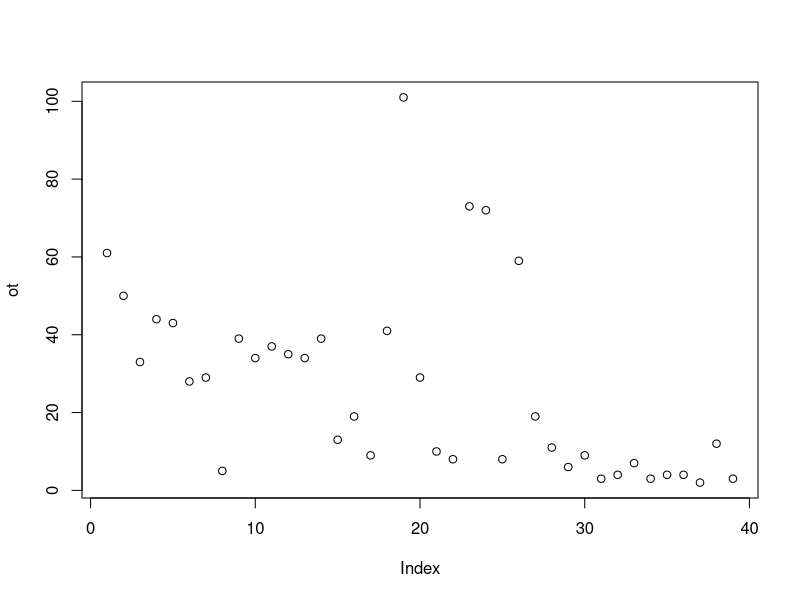
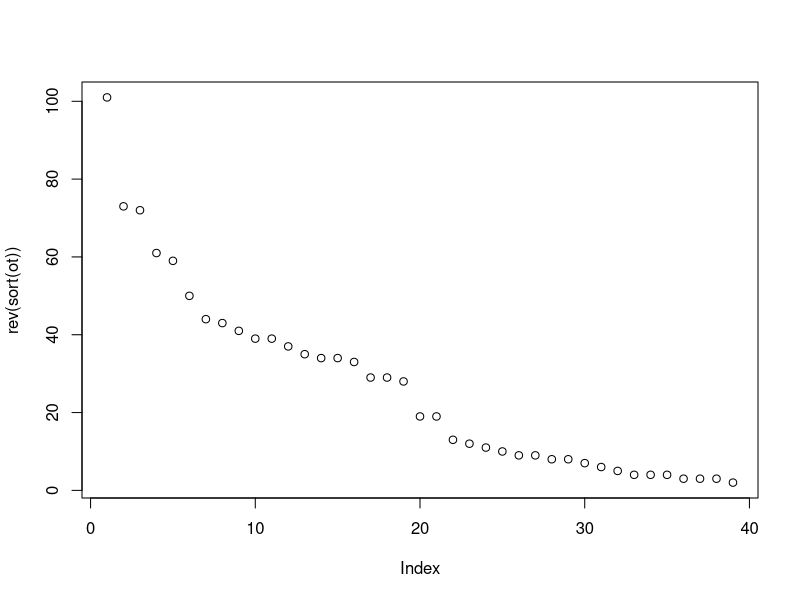
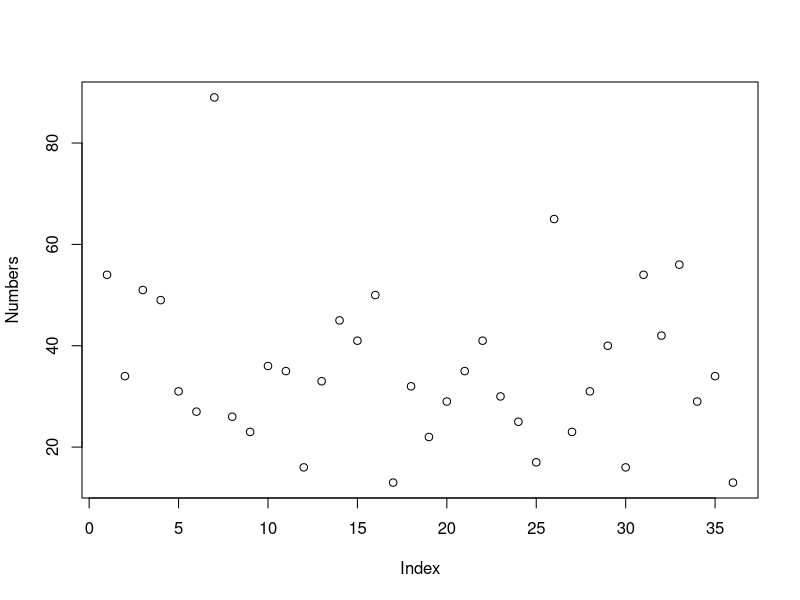
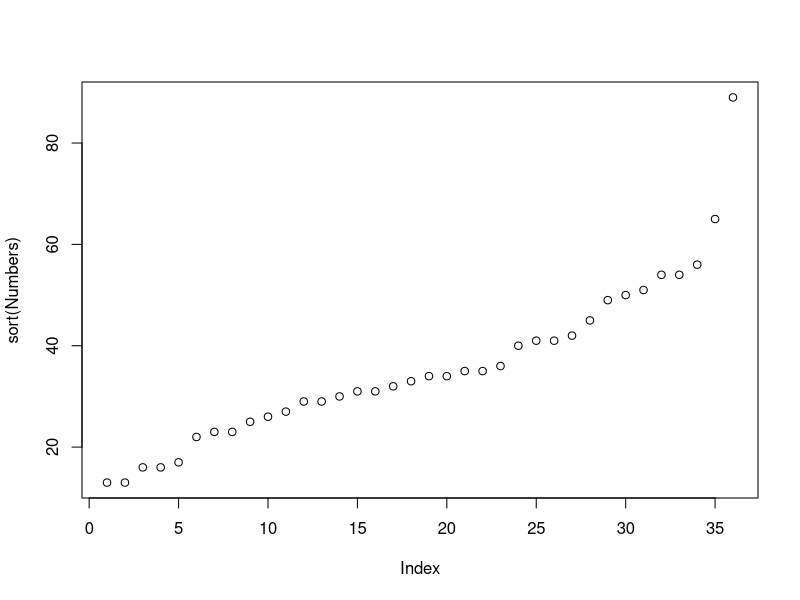
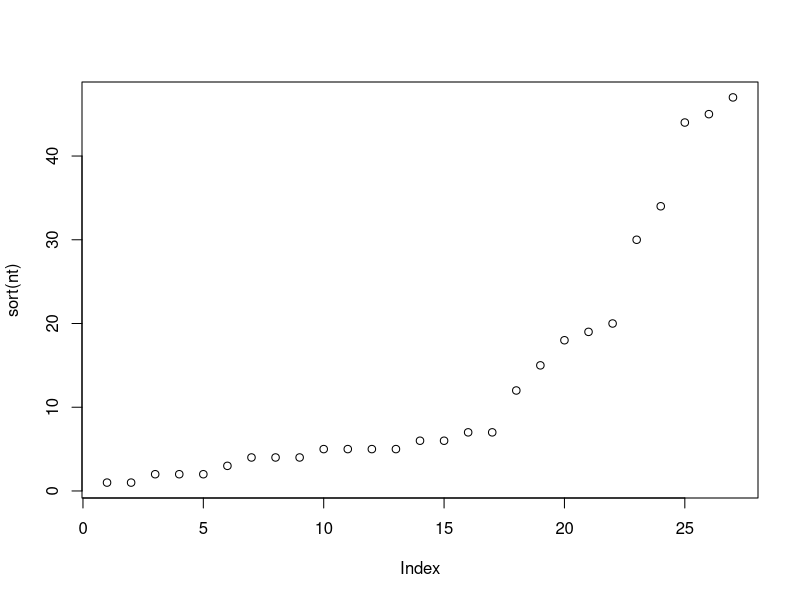
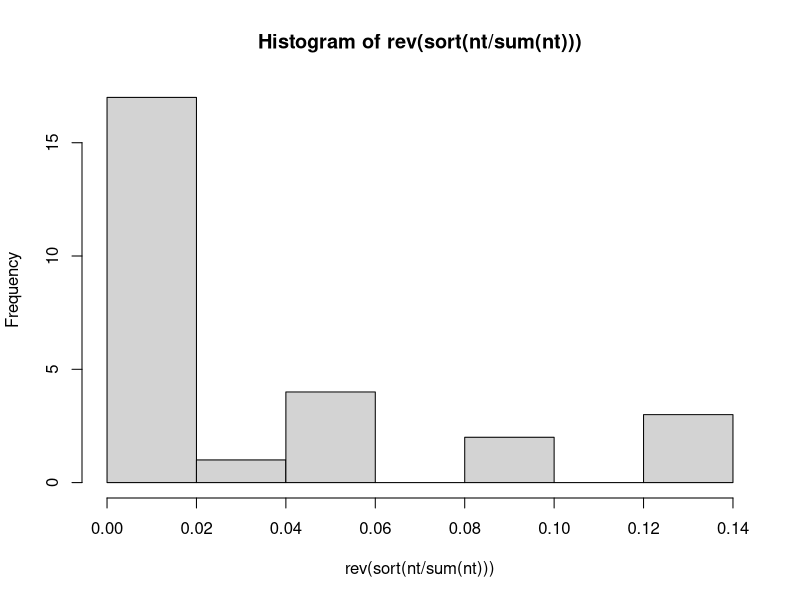
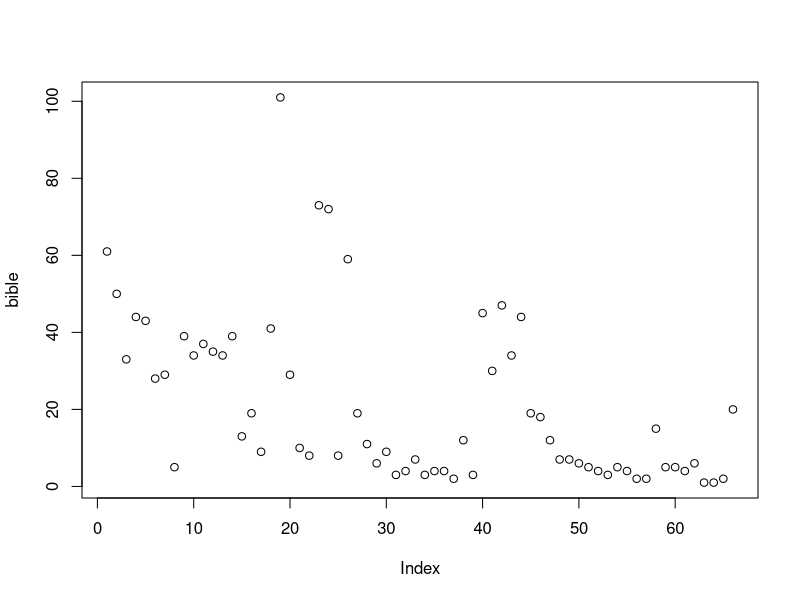
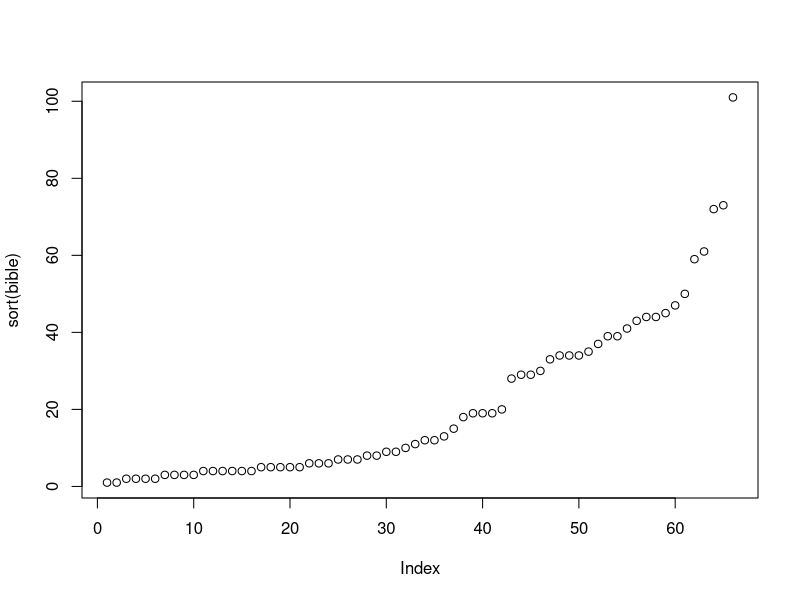

These charts were generated, in order, by the following R code:
## ---- chunk 1
ot <- c(61,50,33,44,43,28,29,5,39,34,37,35,34,39,13,19,9,41,101,29,10,8,73,72,8,59,19,11,6,9,3,4,7,3,4,4,2,12,3)
length(ot)
sum(ot)
sort(ot)
rev(sort(ot))
plot(ot)
plot(rev(sort(ot)))
ot/sum(ot)
## ---- chunk 2
Numbers0112 <- c(54,34,51,49,31,27,89,26,23,36,35,16)
Numbers1324 <- c(33,45,41,50,13,32,22,29,35,41,30,25)
Numbers2536 <- c(17,65,23,31,40,16,54,42,56,29,34,13)

Numbers <- c(Numbers0112,Numbers1324,Numbers2536)

sum(Numbers)
mean(Numbers)
var(Numbers)
sd(Numbers)
summary(Numbers)
plot(Numbers)
plot(sort(Numbers))
## ---- chunk 3
nt <- c(45,30,47,34,44,19,18,12,7,7,6,5,4,3,5,4,2,2,15,5,5,4,6,1,1,2,20)
sum(nt)
length(nt)
sort(nt)
rev(sort(nt))
plot(sort(nt))
mean(nt)
rev(sort(nt/sum(nt)))
hist(rev(sort(nt/sum(nt))))
## ---- chunk 4
bible<-c(ot,nt)
length(bible)
sum(bible)
mean(bible)
plot(bible)
plot(sort(bible))
mean(ot)
mean(nt)
mean(bible)
